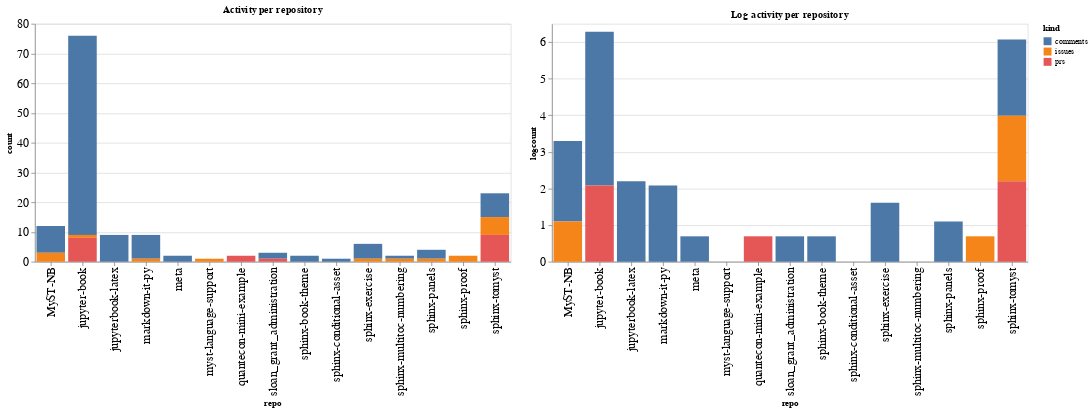

The notebook cell saved with this chart:
### Code cell
ch1 = alt.Chart(repo_summaries, width=600, title="Activity per repository").mark_bar().encode(
    x='repo',
    y='count',
    color='kind',
    tooltip="kind"
)

ch2 = alt.Chart(repo_summaries, width=600, title="Log activity per repository").mark_bar().encode(
    x='repo',
    y='logcount',
    color='kind',
    tooltip="kind"
)

ch1 | ch2

### Figure 1 — Vega-Lite specification as saved in the notebook (floating-point values rounded to 4 significant figures)
{"config": {"axisLeft": {"labelFontSize": 15}, "axisBottom": {"labelFontSize": 15}}, "hconcat": [{"mark": "bar", "encoding": {"color": {"type": "nominal", "field": "kind"}, "tooltip": {"type": "nominal", "field": "kind"}, "x": {"type": "nominal", "field": "repo"}, "y": {"type": "quantitative", "field": "count"}}, "title": "Activity per repository", "width": 600}, {"mark": "bar", "encoding": {"color": {"type": "nominal", "field": "kind"}, "tooltip": {"type": "nominal", "field": "kind"}, "x": {"type": "nominal", "field": "repo"}, "y": {"type": "quantitative", "field": "logcount"}}, "title": "Log activity per repository", "width": 600}], "data": {"name": "data-edd438e8d2ed96601df431b2140177ff"}, "$schema": "https://vega.github.io/schema/vega-lite/v4.8.1.json", "datasets": {"data-edd438e8d2ed96601df431b2140177ff": [{"repo": "MyST-NB", "kind": "comments", "count": 9, "logcount": 2.197}, {"repo": "MyST-NB", "kind": "issues", "count": 3, "logcount": 1.099}, {"repo": "jupyter-book", "kind": "comments", "count": 67, "logcount": 4.205}, {"repo": "jupyter-book", "kind": "issues", "count": 1, "logcount": 0.0}, {"repo": "jupyter-book", "kind": "prs", "count": 8, "logcount": 2.079}, {"repo": "jupyterbook-latex", "kind": "comments", "count": 9, "logcount": 2.197}, {"repo": "markdown-it-py", "kind": "comments", "count": 8, "logcount": 2.079}, {"repo": "markdown-it-py", "kind": "issues", "count": 1, "logcount": 0.0}, {"repo": "meta", "kind": "comments", "count": 2, "logcount": 0.6931}, {"repo": "myst-language-support", "kind": "issues", "count": 1, "logcount": 0.0}, {"repo": "quantecon-mini-example", "kind": "prs", "count": 2, "logcount": 0.6931}, {"repo": "sloan_grant_administration", "kind": "comments", "count": 2, "logcount": 0.6931}, {"repo": "sloan_grant_administration", "kind": "prs", "count": 1, "logcount": 0.0}, {"repo": "sphinx-book-theme", "kind": "comments", "count": 2, "logcount": 0.6931}, {"repo": "sphinx-conditional-asset", "kind": "comments", "count": 1, "logcount": 0.0}, {"repo": "sphinx-exercise", "kind": "comments", "count": 5, "logcount": 1.609}, {"repo": "sphinx-exercise", "kind": "issues", "count": 1, "logcount": 0.0}, {"repo": "sphinx-multitoc-numbering", "kind": "comments", "count": 1, "logcount": 0.0}, {"repo": "sphinx-multitoc-numbering", "kind": "issues", "count": 1, "logcount": 0.0}, {"repo": "sphinx-panels", "kind": "comments", "count": 3, "logcount": 1.099}, {"repo": "sphinx-panels", "kind": "issues", "count": 1, "logcount": 0.0}, {"repo": "sphinx-proof", "kind": "issues", "count": 2, "logcount": 0.6931}, {"repo": "sphinx-tomyst", "kind": "comments", "count": 8, "logcount": 2.079}, {"repo": "sphinx-tomyst", "kind": "issues", "count": 6, "logcount": 1.792}, {"repo": "sphinx-tomyst", "kind": "prs", "count": 9, "logcount": 2.197}]}}
